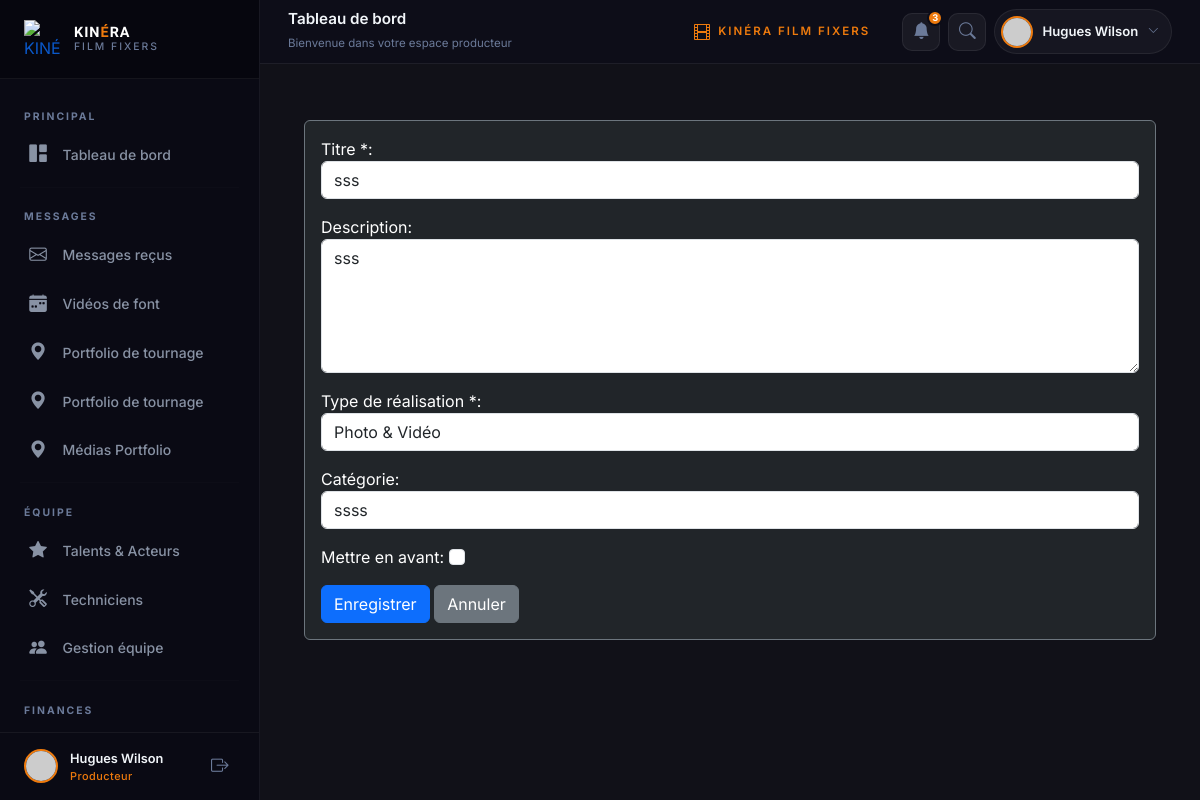
Screenshot of /en/portfolio/3/modifier/ (signed in) with the database file from the repository.
### produition/models.py (models this page shows, shortened)
class CustomUser(AbstractUser):
    phone = models.CharField(max_length=20, blank=True)

class PortfolioProject(models.Model):
    TYPE_CHOICES = [
        ('photo', 'Photographie'),
        ('video', 'Vidéo'),
        ('mixed', 'Photo & Vidéo'),
    ]
    title = models.CharField(max_length=200, verbose_name="Titre")
    description = models.TextField(blank=True, verbose_name="Description")
    project_type = models.CharField(
        max_length=20,
        choices=TYPE_CHOICES,
        default='photo',
        verbose_name="Type de réalisation"
    )
    category = models.CharField(
        max_length=100,
        blank=True,
        verbose_name="Catégorie"
    )
    is_featured = models.BooleanField(
        default=False,
        verbose_name="Mettre en avant"
    )
    created_at = models.DateTimeField(auto_now_add=True)
    updated_at = models.DateTimeField(auto_now=True)
    created_by = models.ForeignKey(
        settings.AUTH_USER_MODEL,
        on_delete=models.SET_NULL,
        null=True,
        blank=True
    )
    class Meta:
        ordering = ['-created_at']
        verbose_name = "Projet Portfolio"
        verbose_name_plural = "Portfolio"

### produition/views/view_portfolio.py (the view, shortened to what this page needs)
# urls.py: path('portfolio/<int:pk>/modifier/', PortfolioUpdateView.as_view(), name='portfolio_update'),
class PortfolioUpdateView(LoginRequiredMixin, UpdateView):
    model = PortfolioProject
    form_class = PortfolioProjectForm
    template_name = 'Admin/Page_Backend/Portfolios/portfolio_form.html'
    success_url = reverse_lazy('portfolio_list')

### templates/Admin/Page_Backend/Portfolios/portfolio_form.html (shortened to what this page needs)
{% extends 'Admin/Page_Backend/base.html' %}
{% load static %}
{% block content %}
<div class="container py-4">
    <div class="card bg-dark border-secondary">
        <div class="card-body text-white">
            <form method="post" enctype="multipart/form-data">
                {{ form.as_p }}
                <button type="submit" class="btn btn-primary">
                    Enregistrer
                </button>
                <a href="{% url 'portfolio_list' %}"
                   class="btn btn-secondary">
                    Annuler
                </a>
            </form>
        </div>
    </div>
</div>
{% endblock %}

### templates/Admin/Page_Backend/base.html (shortened to what this page needs)
{% load static %}
<!DOCTYPE html>
<html lang="fr">
<head>
  <link href="https://cdn.jsdelivr.net/npm/bootstrap@5.3.3/dist/css/bootstrap.min.css" rel="stylesheet">
  <link href="https://cdn.jsdelivr.net/npm/bootstrap-icons@1.11.3/font/bootstrap-icons.css" rel="stylesheet">
</head>
<body>
<nav id="sidebar">
  <a href="{% url 'tableau_de_bord' %}" class="sidebar-brand">
    <img src="{% static 'css/image/LOGO_KINERA_FILM_FIXERS.png' %}"
         alt="KINÉRA" class="sidebar-brand-logo">
    <div class="sidebar-brand-text">
      <span class="sidebar-brand-name">KIN<span>É</span>RA</span>
      <span class="sidebar-brand-sub">Film Fixers</span>
    </div>
  </a>
  <div class="sidebar-nav">
    <div class="nav-category">Principal</div>
    <a href="{% url 'tableau_de_bord' %}"
       class="nav-item-link {% if request.resolver_match.url_name == 'tableau_de_bord' %}active{% endif %}">
      <i class="bi bi-grid-1x2-fill nav-icon"></i>
      Tableau de bord
    </a>
    <hr class="sidebar-divider">
    <div class="nav-category">Messages</div>
    <a href="{% url 'messages' %}" class="nav-item-link {% if 'messages' in request.resolver_match.url_name %}active{% endif %}">
      <i class="bi bi-envelope nav-icon"></i>
      Messages reçus
    </a>
    <a href="{% url 'video_list' %}" class="nav-item-link">
      <i class="bi bi-calendar-week-fill nav-icon"></i>
      Vidéos de font
    </a>
    <a href="{% url 'portfolio_list' %}" class="nav-item-link">
      <i class="bi bi-geo-alt-fill nav-icon"></i>
      Portfolio de tournage
    </a>
    <a href="{% url 'portfolio_list' %}" class="nav-item-link">
      <i class="bi bi-geo-alt-fill nav-icon"></i>
      Portfolio de tournage
    </a>
    <a href="{% url 'portfolio_media_list' %}" class="nav-item-link">
      <i class="bi bi-geo-alt-fill nav-icon"></i>
      Médias Portfolio
    </a>
    <hr class="sidebar-divider">
    <div class="nav-category">Équipe</div>
    <a href="#" class="nav-item-link">
      <i class="bi bi-star-fill nav-icon"></i>
      Talents & Acteurs
    </a>
    <a href="#" class="nav-item-link">
      <i class="bi bi-tools nav-icon"></i>
      Techniciens
    </a>
    <a href="#" class="nav-item-link">
      <i class="bi bi-people-fill nav-icon"></i>
      Gestion équipe
    </a>
    <hr class="sidebar-divider">
    <div class="nav-category">Finances</div>
    <a href="#" class="nav-item-link">
    </a>
  </div>
  {% if user.is_authenticated %}
  <div class="sidebar-footer">
    <img src="https://i.pravatar.cc/34?u={{ user.username }}"
         alt="{{ user.username }}" class="sidebar-footer-avatar">
    <div class="sidebar-footer-info">
      <div class="sidebar-footer-name">{{ user.get_full_name|default:user.username }}</div>
      <div class="sidebar-footer-role">
        {% if user.is_superuser %}Super Admin{% elif user.is_staff %}Administrateur{% else %}Producteur{% endif %}
      </div>
    </div>
    <form method="post" action="{% url 'deconnexion' %}" style="margin:0;">
      <button type="submit" class="sidebar-footer-btn" title="Déconnexion">
        <i class="bi bi-box-arrow-right"></i>
      </button>
    </form>
  </div>
  {% endif %}
</nav>
<nav id="top-navbar">
  <div class="topbar-title">
    <h5>{% block page_title %}Tableau de bord{% endblock %}</h5>
    <small>{% block page_subtitle %}Bienvenue dans votre espace producteur{% endblock %}</small>
  </div>
  <div class="topbar-filmstrip d-none d-lg-flex">
    <i class="bi bi-film"></i>
    <span>KINÉRA Film Fixers</span>
  </div>
  <div class="topbar-actions ms-auto ms-lg-3">
    <a href="#" class="topbar-icon-btn" title="Notifications">
      <i class="bi bi-bell-fill"></i>
      <span class="topbar-badge">3</span>
    </a>
    <a href="#" class="topbar-icon-btn d-none d-md-flex" title="Rechercher">
      <i class="bi bi-search"></i>
    </a>
    {% if user.is_authenticated %}
    <div class="dropdown">
      <a href="#" class="topbar-user dropdown-toggle"
         id="userDropdown" data-bs-toggle="dropdown"
         aria-expanded="false">
        <img src="https://i.pravatar.cc/32?u={{ user.username }}"
             alt="avatar" class="topbar-user-avatar">
        <span class="topbar-user-name d-none d-sm-block">
          {{ user.get_full_name|default:user.username }}
        </span>
        <i class="bi bi-chevron-down topbar-user-chevron"></i>
      </a>
    </div>
    {% endif %}
  </div>
</nav>
<div id="content">
  <div class="content-inner">
    {% block content %}
    {% endblock %}
  </div>
</div>
</body>
</html>

### rows the page displays
CustomUser: get_full_name "Hugues Wilson"
PortfolioProject: title "sss", description "sss", project_type "Photo & Vidéo", category "ssss"
